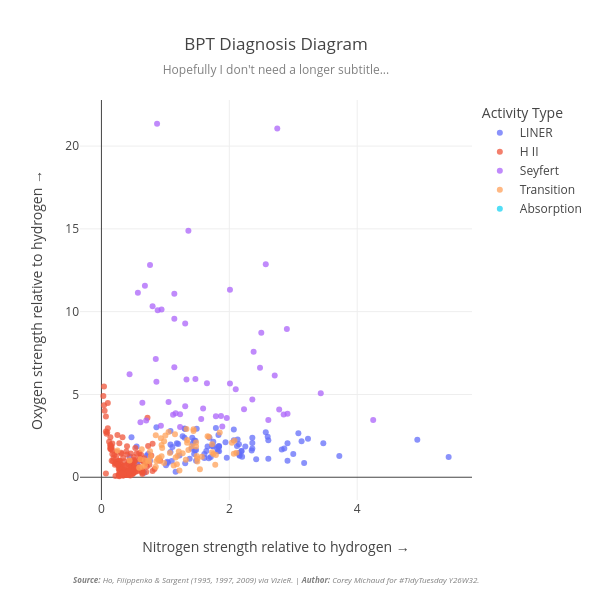

Write notebook code for a chart like this one.
### Markdown cell above
# Ta-da!

### Code cell
# Show figure, with configurations
fig.show(config={"staticPlot": True})

# Save figure as a PNG
fig.write_image("viz.png", scale=2)

### Figure 1 — Plotly figure (JSON) as saved in the notebook; plotly's stock layout.template omitted (floating-point values rounded to 4 significant figures; data arrays with more than 128 entries replaced by an {"elided": "..."} marker saying what was removed)
{"data": [{"hovertemplate": "activity_type=LINER<br>log_nii_ha=%{x}<br>log_oiii_hb=%{y}<extra></extra>", "legendgroup": "LINER", "marker": {"color": "#636efa", "opacity": 0.75, "symbol": "circle"}, "mode": "markers", "name": "LINER", "orientation": "v", "showlegend": true, "type": "scatter", "x": [0.76, 2.36, 2.91, 0.44, 0.56, 0.47, 2.16, 1.43, 0.59, 1.2, 2.82, 1.96, 1.79, 1.49, 2.36, 1.46, 1.61, 2.91, 1.83, 1.82, 2.57, 2.07, 3.47, 1.27, 1.45, 1.16, 1.11, 1.66, 1.47, 0.67, 1.1, 2.13, 1.3, 3.23, 1.68, 0.71, 0.86, 3.17, 2.07, 1.48, 2.61, 1.08, 2.25, 1.31, 1.75, 1.84, 2.6, 1.22, 1.41, 1.01, 3.72, 1.81, 1.08, 1.64, 1.94, 1.04, 2.12, 1.61, 1.38, 0.55, 1.42, 2.19, 1.48, 1.84, 1.84, 2.86, 2.15, 2.2, 1.31, 1.73, 4.94, 1.18, 5.43, 2.19, 2.61, 1.71, 2.36, 1.3, 2.15, 1.03, 1.83, 1.75, 2.16, 1.69, 1.45, 2.42, 3.08, 1.08, 0.73, 2.98, 2.41, 3.0, 3.13, 2.35], "xaxis": "x", "y": [1.0, 2.38, 2.05, 1.26, 0.76, 2.41, 1.3, 2.06, 1.0, 2.01, 1.68, 1.18, 2.97, 2.93, 1.73, 1.61, 1.41, 1.0, 1.86, 1.57, 2.71, 2.88, 2.06, 2.48, 2.22, 0.33, 1.83, 1.85, 2.2, 0.27, 0.98, 2.28, 2.94, 2.33, 1.15, 1.32, 3.02, 0.86, 2.24, 1.64, 2.24, 1.98, 1.85, 0.84, 2.15, 1.57, 2.44, 1.31, 1.72, 0.72, 1.28, 1.72, 2.8, 1.59, 2.12, 0.87, 1.89, 1.16, 1.12, 1.86, 2.38, 1.57, 1.0, 1.88, 1.84, 1.74, 1.47, 1.24, 2.92, 1.88, 2.27, 2.05, 1.22, 1.59, 1.11, 1.22, 2.07, 2.38, 2.0, 0.93, 2.55, 1.85, 1.35, 2.38, 1.41, 1.08, 2.65, 1.53, 1.4, NaN, NaN, 1.4, 2.17, 1.62], "yaxis": "y"}, {"hovertemplate": "activity_type=H II<br>log_nii_ha=%{x}<br>log_oiii_hb=%{y}<extra></extra>", "legendgroup": "H II", "marker": {"color": "#EF553B", "opacity": 0.75, "symbol": "circle"}, "mode": "markers", "name": "H II", "orientation": "v", "showlegend": true, "type": "scatter", "x": {"elided": "203 float values"}, "xaxis": "x", "y": {"elided": "203 float values"}, "yaxis": "y"}, {"hovertemplate": "activity_type=Seyfert<br>log_nii_ha=%{x}<br>log_oiii_hb=%{y}<extra></extra>", "legendgroup": "Seyfert", "marker": {"color": "#ab63fa", "opacity": 0.75, "symbol": "circle"}, "mode": "markers", "name": "Seyfert", "orientation": "v", "showlegend": true, "type": "scatter", "x": [0.61, 0.94, 1.79, 0.76, 1.23, 2.01, 1.36, 2.01, 2.38, 0.86, 4.25, 2.91, 0.93, 2.23, 1.59, 2.71, 0.7, 1.33, 1.14, 1.05, 1.31, 0.85, 1.56, 1.96, 0.87, 0.64, 1.47, 0.68, 2.75, 2.85, 2.57, 0.8, 2.78, 0.57, 0.44, 3.43, 1.87, 2.1, 2.5, 1.89, 1.12, 1.31, 1.14, 2.36, 2.9, 1.14, 1.23, 0.88, 2.61, 2.48, 1.16, 1.65], "xaxis": "x", "y": [3.32, 10.13, 3.68, 12.82, 3.81, 5.66, 14.88, 11.33, 7.58, 5.77, 3.46, 3.83, 3.11, 4.11, 4.15, 6.14, 3.42, 5.91, 9.57, 4.54, 9.28, 7.14, 3.52, 3.58, 21.35, 4.5, 5.94, 11.56, 21.07, 3.79, 12.86, 10.32, 4.09, 11.15, 6.22, 5.08, 3.7, 5.31, 8.73, 3.07, 3.77, 4.29, 6.64, 4.69, 8.96, 11.08, 3.03, 10.09, 3.45, 6.62, 3.87, 5.68], "yaxis": "y"}, {"hovertemplate": "activity_type=Transition<br>log_nii_ha=%{x}<br>log_oiii_hb=%{y}<extra></extra>", "legendgroup": "Transition", "marker": {"color": "#FFA15A", "opacity": 0.75, "symbol": "circle"}, "mode": "markers", "name": "Transition", "orientation": "v", "showlegend": true, "type": "scatter", "x": [1.78, 1.5, 1.19, 1.54, 0.85, 0.93, 0.66, 1.75, 1.68, 0.25, 1.66, 1.85, 0.86, 0.85, 1.33, 1.44, 0.95, 1.49, 0.77, 1.15, 0.88, 1.48, 0.73, 1.21, 1.73, 1.13, 2.07, 0.61, 0.98, 1.41, 2.04, 1.05, 2.11, 1.18, 0.63, 1.36, 0.59, 0.98, 1.32, 0.68, 1.22, 0.75, 1.5, 0.9, 1.79, 0.44, 1.27, 1.07, 1.48, 1.34, 0.94, 0.64, 0.76, 2.08, 1.16, 1.57, 1.34, 0.94, 0.9, 1.73, 2.33, 0.65, 0.68, 1.44, 1.0], "xaxis": "x", "y": [0.76, 0.95, 1.3, 0.48, 2.53, 2.35, NaN, 1.4, 2.45, 1.61, 2.47, 2.7, 0.97, 0.63, 2.92, 2.9, 1.77, 1.28, 1.26, 2.59, 1.1, 2.1, 1.0, 1.56, 1.99, 0.71, 1.42, 1.09, 0.86, 1.87, 2.09, 2.73, 1.48, 0.79, 1.69, 1.64, 0.58, 2.17, 1.06, 0.71, 0.41, 0.96, 1.13, 1.18, 1.34, 1.01, 1.45, 1.47, 1.85, 2.25, 1.27, 0.63, 1.57, 2.21, 1.19, 1.24, 2.09, 1.94, 1.01, 1.51, NaN, NaN, 1.01, 2.79, 2.52], "yaxis": "y"}, {"hovertemplate": "activity_type=Absorption<br>log_nii_ha=%{x}<br>log_oiii_hb=%{y}<extra></extra>", "legendgroup": "Absorption", "marker": {"color": "#19d3f3", "opacity": 0.75, "symbol": "circle"}, "mode": "markers", "name": "Absorption", "orientation": "v", "showlegend": true, "type": "scatter", "x": [0.69], "xaxis": "x", "y": [NaN], "yaxis": "y"}], "layout": {"annotations": [{"font": {"color": "gray", "size": 8}, "showarrow": false, "text": "<i><b>Source:</b> Ho, Filippenko & Sargent (1995, 1997, 2009) via VizieR. | <b>Author:</b> Corey Michaud for #TidyTuesday Y26W32.</i>", "x": 0.5, "xanchor": "center", "xref": "paper", "y": -0.18, "yanchor": "top", "yref": "paper"}], "height": 600, "legend": {"title": {"text": "Activity Type"}, "tracegroupgap": 0}, "margin": {"b": 100, "t": 100}, "title": {"subtitle": {"font": {"color": "grey", "size": 12}, "text": "Hopefully I don't need a longer subtitle..."}, "text": "BPT Diagnosis Diagram", "x": 0.5, "xanchor": "center", "xref": "paper"}, "width": 600, "xaxis": {"anchor": "y", "domain": [0, 1], "title": {"text": "Nitrogen strength relative to hydrogen →"}}, "yaxis": {"anchor": "x", "domain": [0, 1], "title": {"text": "Oxygen strength relative to hydrogen →"}}}}
